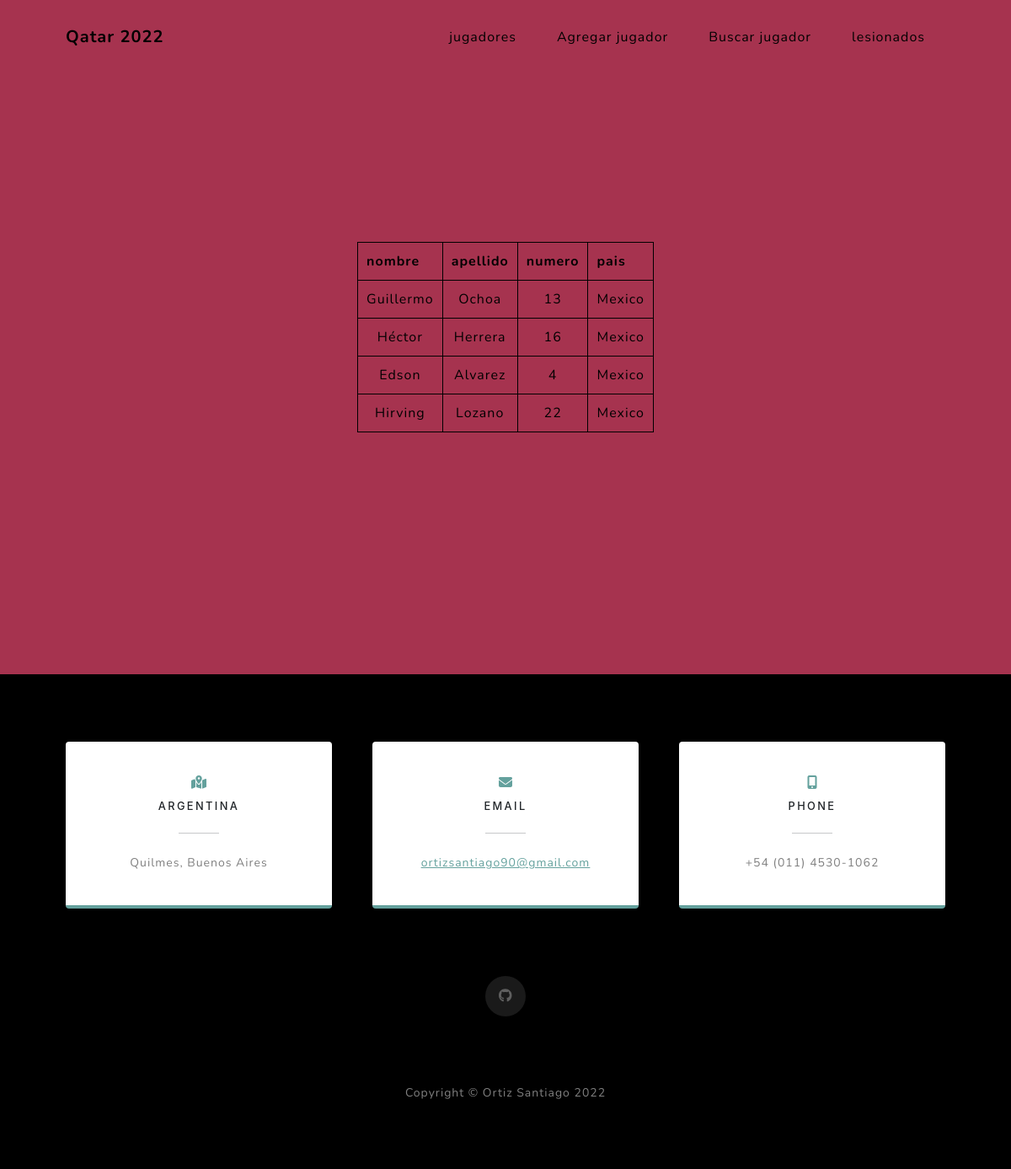
/jugadores/, run on the app's committed database.
### appmundial/models.py (models this page shows)
class Jugadores(models.Model):
    nombres_jugador = models.CharField(max_length=40)
    apellidos_jugador = models.CharField(max_length=40)
    numero_camiseta = models.IntegerField()
    pais_jugador = models.CharField(max_length=40)

### appmundial/views.py (the view)
# urls.py: path("jugadores/",views.Jugadores_mundial, name="mundial-jugadores"),
def Jugadores_mundial(request):
    jugadores1 = Jugadores.objects.all()
    datos = {"listajugadores" : jugadores1}
    return render(request, "appmundial/jugadores.html",datos)

### appmundial/templates/appmundial/jugadores.html (shortened to what this page needs)
{% extends "appmundial/base3.html" %}
{% block nav %}
    <li class="nav-item"><a class="nav-link" style="color:black ;" href="{% url 'mundial-jugadores' %}">jugadores</a></li>
    <li class="nav-item"><a class="nav-link" style="color:black ;" href="{% url 'mundial-jugadores-agregar' %}">Agregar jugador</a></li>
    <li class="nav-item"><a class="nav-link" style="color:black ;" href="{% url 'mundial-buscar' %}">Buscar jugador</a></li>
    <li class="nav-item"><a class="nav-link" style="color:black ;" href="{% url 'mundial-lesionados'%}">lesionados</a></li>
{% endblock %}
{% block contenido %}
<div class="masthead" style="background: rgb(166, 51, 79) ;">
    <div class="container px-4 px-lg-5 d-flex h-100 align-items-center justify-content-center">
        <table>
            <thead>
                <tr>
                    <th style="color: black;" scope="col">nombre</th>
                    <th style="color: black;" scope="col">apellido</th>
                    <th style="color: black;" scope="col">numero</th>
                    <th style="color: black;" scope="col">pais</th>
                </tr>
            </thead>
            <tbody>
                {% for jugador in listajugadores %}
                <tr>
                    <td style="color: black;">{{jugador.nombres_jugador}}</td>
                    <td style="color: black;">{{jugador.apellidos_jugador}}</td>
                    <td style="color: black;">{{jugador.numero_camiseta}}</td>
                    <td style="color: black;">{{jugador.pais_jugador}}</td>
                {% endfor %}
                </tr>
            </tbody>
        </table>
    </div>
</div>
{% endblock %}

### appmundial/templates/appmundial/jugadores.html (style rules this page uses)
table, th, td { border: 1px solid black; border-collapse: collapse; }
th, td { padding: 10px; }
td { text-align: center; }

### data on the page
Jugadores: nombres_jugador "Guillermo", apellidos_jugador "Ochoa", numero_camiseta "13", pais_jugador "Mexico"
Jugadores: nombres_jugador "Héctor", apellidos_jugador "Herrera", numero_camiseta "16", pais_jugador "Mexico"
Jugadores: nombres_jugador "Edson", apellidos_jugador "Alvarez", numero_camiseta "4", pais_jugador "Mexico"
Jugadores: nombres_jugador "Hirving", apellidos_jugador "Lozano", numero_camiseta "22", pais_jugador "Mexico"
